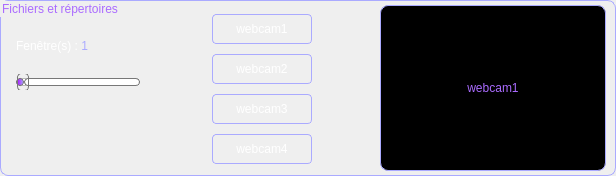
         <widget class="QGroupBox" name="groupBox_6">
          <property name="geometry">
           <rect>
            <x>180</x>
            <y>0</y>
            <width>616</width>
            <height>176</height>
           </rect>
          </property>
          <property name="styleSheet">
           <string notr="true">border:1px solid rgb(170, 170, 255);
border-radius:8px;
color: rgb(170, 107, 255);</string>
          </property>
          <property name="title">
           <string>Fichiers et répertoires</string>
          </property>
          <widget class="QSlider" name="slider_nb_window">
           <property name="geometry">
            <rect>
             <x>16</x>
             <y>74</y>
             <width>124</width>
             <height>16</height>
            </rect>
           </property>
           <property name="minimumSize">
            <size>
             <width>0</width>
             <height>0</height>
            </size>
           </property>
           <property name="maximumSize">
            <size>
             <width>180</width>
             <height>16</height>
            </size>
           </property>
           <property name="styleSheet">
            <string notr="true">QSlider{
border: 0px;
}

QSlider::groove:horizontal {
border: 1px solid #bbb;
background: white;
height: 6px;
border-radius: 4px;

}

QSlider::sub-page:horizontal {
background: qlineargradient(spread:pad, x1:0, y1:0, x2:1, y2:0, stop:0 rgba(170, 0, 255, 255), stop:1 rgba(170, 170, 255, 255));
border: 1px solid #777;
height: 10px;
border-radius: 4px;
}

QSlider::add-page:horizontal {
background: #fff;
border: 1px solid #777;
height: 10px;
border-radius: 4px;
}

QSlider::handle:horizontal {
background: qlineargradient(x1:0, y1:0, x2:1, y2:1,
    stop:0 #eee, stop:1 #ccc);
border: 1px solid #777;
width: 10px;
margin-top: -6px;
margin-bottom: -6px;
border-radius: 4px;
}

QSlider::handle:horizontal:hover {
background: qlineargradient(x1:0, y1:0, x2:1, y2:1,
    stop:0 #fff, stop:1 #ddd);
border: 1px solid #444;
border-radius: 4px;
}

QSlider::sub-page:horizontal:disabled {
background: #bbb;
border-color: #999;
}

QSlider::add-page:horizontal:disabled {
background: #eee;
border-color: #999;
}

QSlider::handle:horizontal:disabled {
background: #eee;
border: 1px solid #aaa;
border-radius: 4px;
}</string>
           </property>
           <property name="minimum">
            <number>1</number>
           </property>
           <property name="maximum">
            <number>4</number>
           </property>
           <property name="pageStep">
            <number>1</number>
           </property>
           <property name="value">
            <number>1</number>
           </property>
           <property name="orientation">
            <enum>Qt::Horizontal</enum>
           </property>
          </widget>
          <widget class="QLabel" name="lbl_nb_window">
           <property name="geometry">
            <rect>
             <x>16</x>
             <y>37</y>
             <width>80</width>
             <height>16</height>
            </rect>
           </property>
           <property name="maximumSize">
            <size>
             <width>16777215</width>
             <height>17</height>
            </size>
           </property>
           <property name="font">
            <font>
             <pointsize>9</pointsize>
            </font>
           </property>
           <property name="styleSheet">
            <string notr="true">color: rgb(255, 255, 255);
border: 0px solid;</string>
           </property>
           <property name="text">
            <string>&lt;html&gt;&lt;head/&gt;&lt;body&gt;&lt;p&gt;Fenêtre(s) : &lt;span style=&quot; color:#aaaaff;&quot;&gt;1&lt;/span&gt;&lt;/p&gt;&lt;/body&gt;&lt;/html&gt;</string>
           </property>
           <property name="alignment">
            <set>Qt::AlignBottom|Qt::AlignLeading|Qt::AlignLeft</set>
           </property>
          </widget>
          <widget class="QPushButton" name="pb_webcam2">
           <property name="geometry">
            <rect>
             <x>212</x>
             <y>54</y>
             <width>100</width>
             <height>30</height>
            </rect>
           </property>
           <property name="sizePolicy">
            <sizepolicy hsizetype="Minimum" vsizetype="Expanding">
             <horstretch>0</horstretch>
             <verstretch>0</verstretch>
            </sizepolicy>
           </property>
           <property name="minimumSize">
            <size>
             <width>100</width>
             <height>30</height>
            </size>
           </property>
           <property name="maximumSize">
            <size>
             <width>100</width>
             <height>30</height>
            </size>
           </property>
           <property name="styleSheet">
            <string notr="true">
QPushButton{
border:1px solid rgb(170, 170, 255);
border-radius:4px;
color: white;
}

QPushButton:hover{
border-color: white;
}

QPushButton:pressed{
background-color: rgb(170, 179, 255);
}</string>
           </property>
           <property name="text">
            <string>webcam2</string>
           </property>
          </widget>
          <widget class="QPushButton" name="pb_webcam1">
           <property name="geometry">
            <rect>
             <x>212</x>
             <y>14</y>
             <width>100</width>
             <height>30</height>
            </rect>
           </property>
           <property name="sizePolicy">
            <sizepolicy hsizetype="Expanding" vsizetype="Expanding">
             <horstretch>0</horstretch>
             <verstretch>0</verstretch>
            </sizepolicy>
           </property>
           <property name="minimumSize">
            <size>
             <width>100</width>
             <height>30</height>
            </size>
           </property>
           <property name="maximumSize">
            <size>
             <width>100</width>
             <height>30</height>
            </size>
           </property>
           <property name="styleSheet">
            <string notr="true">
QPushButton{
border:1px solid rgb(170, 170, 255);
border-radius:4px;
color: white;
}

QPushButton:hover{
border-color: white;
}

QPushButton:pressed{
background-color: rgb(170, 179, 255);
}</string>
           </property>
           <property name="text">
            <string>webcam1</string>
           </property>
          </widget>
          <widget class="QPushButton" name="pb_webcam4">
           <property name="geometry">
            <rect>
             <x>212</x>
             <y>134</y>
             <width>100</width>
             <height>30</height>
            </rect>
           </property>
           <property name="sizePolicy">
            <sizepolicy hsizetype="Minimum" vsizetype="Expanding">
             <horstretch>0</horstretch>
             <verstretch>0</verstretch>
            </sizepolicy>
           </property>
           <property name="minimumSize">
            <size>
             <width>100</width>
             <height>30</height>
            </size>
           </property>
           <property name="maximumSize">
            <size>
             <width>100</width>
             <height>30</height>
            </size>
           </property>
           <property name="styleSheet">
            <string notr="true">
QPushButton{
border:1px solid rgb(170, 170, 255);
border-radius:4px;
color: white;
}

QPushButton:hover{
border-color: white;
}

QPushButton:pressed{
background-color: rgb(170, 179, 255);

}</string>
           </property>
           <property name="text">
            <string>webcam4</string>
           </property>
          </widget>
          <widget class="QPushButton" name="pb_webcam3">
           <property name="geometry">
            <rect>
             <x>212</x>
             <y>94</y>
             <width>100</width>
             <height>30</height>
            </rect>
           </property>
           <property name="sizePolicy">
            <sizepolicy hsizetype="Minimum" vsizetype="Expanding">
             <horstretch>0</horstretch>
             <verstretch>0</verstretch>
            </sizepolicy>
           </property>
           <property name="minimumSize">
            <size>
             <width>100</width>
             <height>30</height>
            </size>
           </property>
           <property name="maximumSize">
            <size>
             <width>100</width>
             <height>30</height>
            </size>
           </property>
           <property name="styleSheet">
            <string notr="true">
QPushButton{
border:1px solid rgb(170, 170, 255);
border-radius:4px;
color: white;
}

QPushButton:hover{
border-color: white;
}

QPushButton:pressed{
background-color: rgb(170, 179, 255);
}</string>
           </property>
           <property name="text">
            <string>webcam3</string>
           </property>
          </widget>
          <widget class="QLabel" name="screen">
           <property name="geometry">
            <rect>
             <x>380</x>
             <y>5</y>
             <width>226</width>
             <height>166</height>
            </rect>
           </property>
           <property name="styleSheet">
            <string notr="true">background-color: rgb(0, 0, 0);</string>
           </property>
           <property name="text">
            <string>webcam1</string>
           </property>
           <property name="alignment">
            <set>Qt::AlignCenter</set>
           </property>
          </widget>
          <widget class="QLabel" name="ledcam1">
           <property name="geometry">
            <rect>
             <x>320</x>
             <y>20</y>
             <width>21</width>
             <height>20</height>
            </rect>
           </property>
           <property name="minimumSize">
            <size>
             <width>20</width>
             <height>20</height>
            </size>
           </property>
           <property name="maximumSize">
            <size>
             <width>21</width>
             <height>20</height>
            </size>
           </property>
           <property name="styleSheet">
            <string notr="true">color: rgb(255, 255, 255);
border: 0px solid;</string>
           </property>
           <property name="text">
            <string/>
           </property>
           <property name="pixmap">
            <pixmap resource="webcam.qrc">:/icones/icones/media/led_rouge.png</pixmap>
           </property>
           <property name="scaledContents">
            <bool>true</bool>
           </property>
          </widget>
          <widget class="QLabel" name="ledcam2">
           <property name="geometry">
            <rect>
             <x>320</x>
             <y>59</y>
             <width>20</width>
             <height>20</height>
            </rect>
           </property>
           <property name="minimumSize">
            <size>
             <width>20</width>
             <height>20</height>
            </size>
           </property>
           <property name="maximumSize">
            <size>
             <width>20</width>
             <height>20</height>
            </size>
           </property>
           <property name="styleSheet">
            <string notr="true">color: rgb(255, 255, 255);
border: 0px solid;</string>
           </property>
           <property name="text">
            <string/>
           </property>
           <property name="pixmap">
            <pixmap resource="webcam.qrc">:/icones/icones/media/led_rouge.png</pixmap>
           </property>
           <property name="scaledContents">
            <bool>true</bool>
           </property>
          </widget>
          <widget class="QLabel" name="ledcam3">
           <property name="geometry">
            <rect>
             <x>320</x>
             <y>99</y>
             <width>20</width>
             <height>20</height>
            </rect>
           </property>
           <property name="minimumSize">
            <size>
             <width>20</width>
             <height>20</height>
            </size>
           </property>
           <property name="maximumSize">
            <size>
             <width>20</width>
             <height>20</height>
            </size>
           </property>
           <property name="styleSheet">
            <string notr="true">color: rgb(255, 255, 255);
border: 0px solid;</string>
           </property>
           <property name="text">
            <string/>
           </property>
           <property name="pixmap">
            <pixmap resource="webcam.qrc">:/icones/icones/media/led_rouge.png</pixmap>
           </property>
           <property name="scaledContents">
            <bool>true</bool>
           </property>
          </widget>
          <widget class="QLabel" name="ledcam4">
           <property name="geometry">
            <rect>
             <x>320</x>
             <y>139</y>
             <width>20</width>
             <height>20</height>
            </rect>
           </property>
           <property name="minimumSize">
            <size>
             <width>20</width>
             <height>20</height>
            </size>
           </property>
           <property name="maximumSize">
            <size>
             <width>20</width>
             <height>20</height>
            </size>
           </property>
           <property name="styleSheet">
            <string notr="true">color: rgb(255, 255, 255);
border: 0px solid;</string>
           </property>
           <property name="text">
            <string/>
           </property>
           <property name="pixmap">
            <pixmap resource="webcam.qrc">:/icones/icones/media/led_rouge.png</pixmap>
           </property>
           <property name="scaledContents">
            <bool>true</bool>
           </property>
          </widget>
         </widget>
